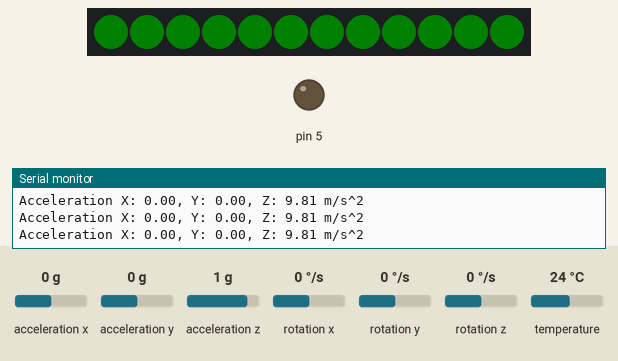
Bench run of a sketch on a simulated Arduino Uno, built with avr-gcc and run on an emulated ATmega328P. Parts: 12 RGB LEDs in strip order, left to right, output pins drawn as LEDs (lit = HIGH), the last lines printed to the serial monitor. The test bench sets the inputs (shaded band); at power-on: acceleration x 0 g, acceleration y 0 g, acceleration z 1 g, rotation x 0 °/s, rotation y 0 °/s, rotation z 0 °/s, temperature 24 °C. Dim RGB values are drawn brighter than linear.

Above: at 1.2 s.
1.3 s: acceleration x set to 0.4 g
At 2.0 s:
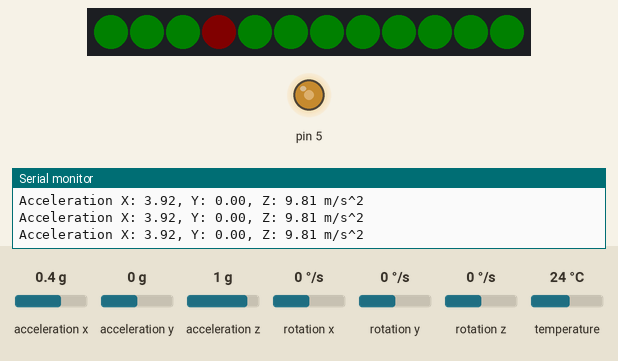
2.8 s: acceleration y set to -1.4 g
At 3.8 s:
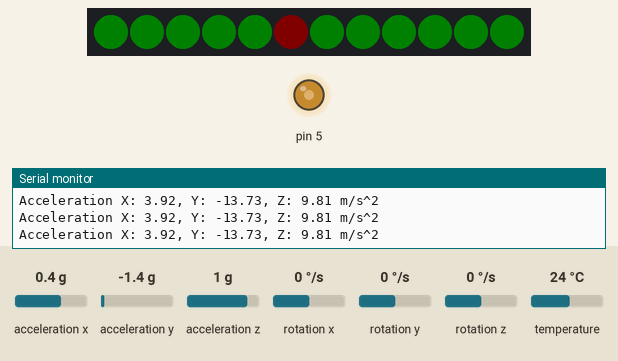
4.3 s: acceleration x set to -1.4 g
At 5.0 s:
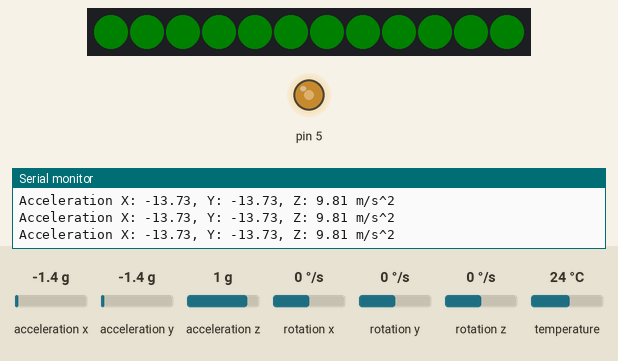
5.8 s: acceleration x set to 0 g
At 6.3 s:
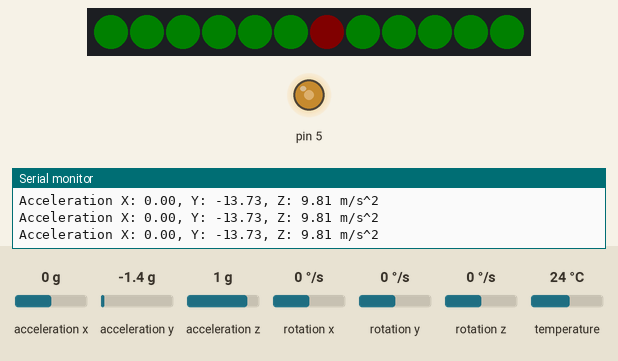
7.3 s: acceleration y set to 0.8 g
At 8.5 s:
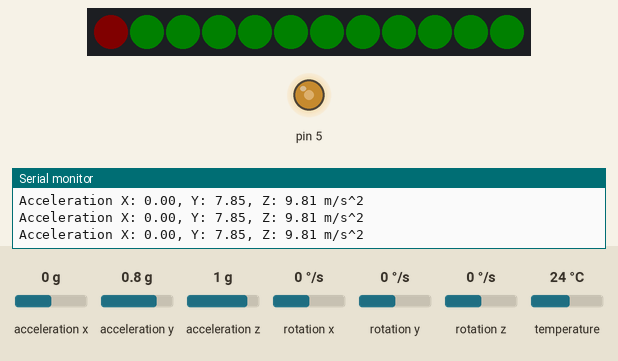
Timing chart, 0 to 9.8 s (numbered marks = the images above; inputs shaded):
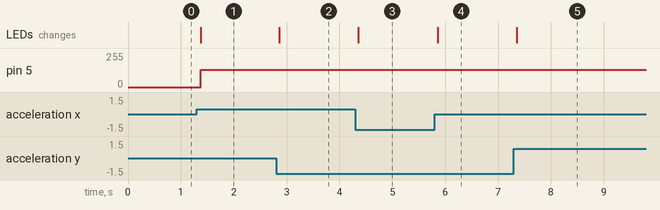

Measured:
- the behaviour switches between 0.2 and 0.3 g on acceleration x (found by bisection; images 0 and 1)
- after the input at 1.3 s, pin 5: 0/255 → 128/255 after 0.07 s; the LEDs: change after 0.07 s (image 1)
- after the input at 2.8 s, the LEDs: change after 0.06 s (image 2)
- after the input at 4.3 s, the LEDs: change after 0.06 s (image 3)
- after the input at 5.8 s, the LEDs: change after 0.06 s (image 4)
- after the input at 7.3 s, the LEDs: change after 0.06 s (image 5)

The sketch:

simple_rotation_ringlight.ino
```cpp
#include <Adafruit_MPU6050.h>
#include <Adafruit_Sensor.h>
#include <Wire.h>
#include <Adafruit_NeoPixel.h>
#include <math.h>
#define LED_PIN    6
#define LED_COUNT 12
#define angleLimit 15

Adafruit_MPU6050 mpu;

Adafruit_NeoPixel strip(LED_COUNT, LED_PIN, NEO_GRBW + NEO_KHZ800);

void setup() {
  //start accelerometer
  mpu.begin();

  mpu.setAccelerometerRange(MPU6050_RANGE_2_G);

  mpu.setGyroRange(MPU6050_RANGE_500_DEG);

  mpu.setFilterBandwidth(MPU6050_BAND_5_HZ);

  strip.begin();           // INITIALIZE NeoPixel strip object (REQUIRED)
  strip.show();            // Turn OFF all pixels ASAP
  strip.setBrightness(5); // Set BRIGHTNESS to about 1/5 (max = 255)


  pinMode(5,OUTPUT);

  Serial.begin(9600);
}

void loop() {
  // put your main code here, to run repeatedly:
  sensors_event_t a, g, temp;
  mpu.getEvent(&a, &g, &temp);


  double rx=atan2(a.acceleration.x,a.acceleration.z)*(180/PI);
  double ry=atan2(a.acceleration.y,a.acceleration.z)*(180/PI);
  double rz=atan2(a.acceleration.x,a.acceleration.y)*(180/PI);
  double r=sqrt(rx*rx+ry*ry);
  int ledselect=rz*LED_COUNT/360;

 // Serial.println(rx);
  Serial.print("Acceleration X: ");
  Serial.print(a.acceleration.x);
  Serial.print(", Y: ");
  Serial.print(a.acceleration.y);
  Serial.print(", Z: ");
  Serial.print(a.acceleration.z);
  Serial.println(" m/s^2");

  //colorWipe(strip.Color(255, 255, 0, 0), 10); //no clue

if(r>angleLimit||r<-angleLimit){
   for(int i=0; i<strip.numPixels(); i++) { // For each pixel in strip...
    if(i==ledselect){
      strip.setPixelColor(i, strip.Color(255, 0, 0, 0));         //  Set pixel's color (in RAM)
    }
    else{
      strip.setPixelColor(i, strip.Color(0, 255, 0, 0));         //  Set pixel's color (in RAM)
    }
  }
strip.show();                          //  Update strip to match
    analogWrite(5,128);
  }
else{
    colorWipe(strip.Color(  0, 255,   0, 0), 10); //
    analogWrite(5,0);
  }
}

void colorWipe(uint32_t color, int wait) {
  for(int i=0; i<strip.numPixels(); i++) { // For each pixel in strip...
    strip.setPixelColor(i, color);         //  Set pixel's color (in RAM)
  }
strip.show();                          //  Update strip to match
}
```
